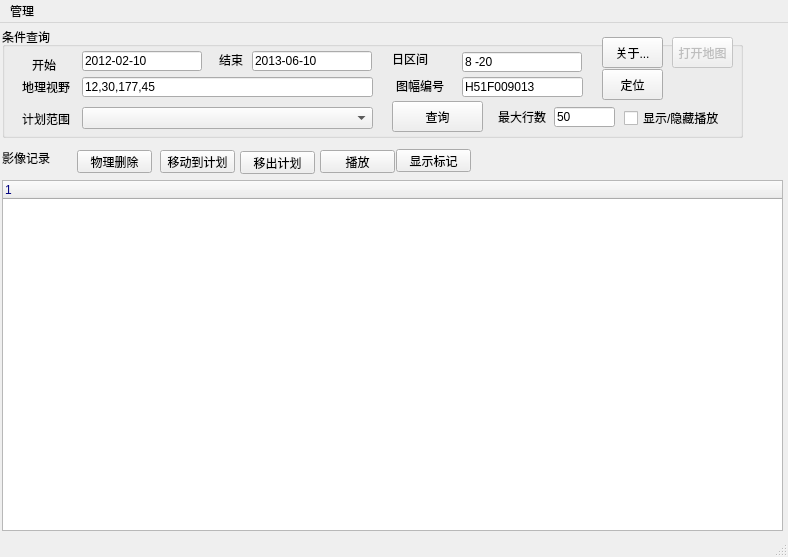
<?xml version="1.0" encoding="UTF-8"?>
<ui version="4.0">
 <class>MainWindow</class>
 <widget class="QMainWindow" name="MainWindow">
  <property name="geometry">
   <rect>
    <x>0</x>
    <y>0</y>
    <width>788</width>
    <height>557</height>
   </rect>
  </property>
  <property name="windowTitle">
   <string>影像控制台 v0.2.0  Fks(F8,F9,F10)</string>
  </property>
  <widget class="QWidget" name="centralwidget">
   <widget class="QGroupBox" name="groupBox">
    <property name="geometry">
     <rect>
      <x>2</x>
      <y>4</y>
      <width>741</width>
      <height>111</height>
     </rect>
    </property>
    <property name="title">
     <string>条件查询</string>
    </property>
    <widget class="QLineEdit" name="edtStart">
     <property name="geometry">
      <rect>
       <x>80</x>
       <y>24</y>
       <width>120</width>
       <height>20</height>
      </rect>
     </property>
     <property name="inputMask">
      <string>9999-99-99; </string>
     </property>
     <property name="text">
      <string>2012-02-10</string>
     </property>
    </widget>
    <widget class="QLineEdit" name="edtEnd">
     <property name="geometry">
      <rect>
       <x>250</x>
       <y>24</y>
       <width>120</width>
       <height>20</height>
      </rect>
     </property>
     <property name="inputMask">
      <string>9999-99-99; </string>
     </property>
     <property name="text">
      <string>2013-06-10</string>
     </property>
    </widget>
    <widget class="QLabel" name="label_5">
     <property name="geometry">
      <rect>
       <x>30</x>
       <y>30</y>
       <width>41</width>
       <height>16</height>
      </rect>
     </property>
     <property name="text">
      <string>开始</string>
     </property>
    </widget>
    <widget class="QLabel" name="label_6">
     <property name="geometry">
      <rect>
       <x>217</x>
       <y>25</y>
       <width>31</width>
       <height>16</height>
      </rect>
     </property>
     <property name="text">
      <string>结束</string>
     </property>
    </widget>
    <widget class="QLineEdit" name="edtDayHours">
     <property name="geometry">
      <rect>
       <x>460</x>
       <y>25</y>
       <width>120</width>
       <height>20</height>
      </rect>
     </property>
     <property name="inputMask">
      <string>99-99; </string>
     </property>
     <property name="text">
      <string>8-20</string>
     </property>
    </widget>
    <widget class="QLineEdit" name="edtGeoRect">
     <property name="geometry">
      <rect>
       <x>80</x>
       <y>50</y>
       <width>291</width>
       <height>20</height>
      </rect>
     </property>
     <property name="text">
      <string>12,30,177,45</string>
     </property>
    </widget>
    <widget class="QLabel" name="label_7">
     <property name="geometry">
      <rect>
       <x>20</x>
       <y>54</y>
       <width>54</width>
       <height>12</height>
      </rect>
     </property>
     <property name="text">
      <string>地理视野</string>
     </property>
    </widget>
    <widget class="QLabel" name="label_8">
     <property name="geometry">
      <rect>
       <x>390</x>
       <y>24</y>
       <width>61</width>
       <height>16</height>
      </rect>
     </property>
     <property name="text">
      <string>日区间</string>
     </property>
    </widget>
    <widget class="QPushButton" name="btnOpenMap">
     <property name="enabled">
      <bool>false</bool>
     </property>
     <property name="geometry">
      <rect>
       <x>670</x>
       <y>10</y>
       <width>61</width>
       <height>31</height>
      </rect>
     </property>
     <property name="text">
      <string>打开地图</string>
     </property>
    </widget>
    <widget class="QPushButton" name="btnAbout">
     <property name="geometry">
      <rect>
       <x>600</x>
       <y>10</y>
       <width>61</width>
       <height>31</height>
      </rect>
     </property>
     <property name="text">
      <string>关于...</string>
     </property>
    </widget>
    <widget class="QLabel" name="txtmess">
     <property name="geometry">
      <rect>
       <x>394</x>
       <y>51</y>
       <width>61</width>
       <height>16</height>
      </rect>
     </property>
     <property name="text">
      <string>图幅编号</string>
     </property>
    </widget>
    <widget class="QLineEdit" name="edtMessId">
     <property name="geometry">
      <rect>
       <x>460</x>
       <y>50</y>
       <width>121</width>
       <height>20</height>
      </rect>
     </property>
     <property name="text">
      <string>H51F009013</string>
     </property>
     <property name="frame">
      <bool>true</bool>
     </property>
    </widget>
    <widget class="QPushButton" name="btnDoQuery">
     <property name="geometry">
      <rect>
       <x>390</x>
       <y>74</y>
       <width>91</width>
       <height>31</height>
      </rect>
     </property>
     <property name="styleSheet">
      <string notr="true"/>
     </property>
     <property name="text">
      <string>查询</string>
     </property>
    </widget>
    <widget class="QComboBox" name="cbxImageSet">
     <property name="geometry">
      <rect>
       <x>80</x>
       <y>80</y>
       <width>291</width>
       <height>22</height>
      </rect>
     </property>
    </widget>
    <widget class="QLabel" name="label_2">
     <property name="geometry">
      <rect>
       <x>20</x>
       <y>82</y>
       <width>51</width>
       <height>20</height>
      </rect>
     </property>
     <property name="text">
      <string>计划范围</string>
     </property>
    </widget>
    <widget class="QPushButton" name="btnSetMessRect">
     <property name="geometry">
      <rect>
       <x>600</x>
       <y>42</y>
       <width>61</width>
       <height>31</height>
      </rect>
     </property>
     <property name="text">
      <string>定位</string>
     </property>
    </widget>
    <widget class="QLineEdit" name="edtMaxLines">
     <property name="geometry">
      <rect>
       <x>552</x>
       <y>80</y>
       <width>61</width>
       <height>20</height>
      </rect>
     </property>
     <property name="inputMask">
      <string>9999; </string>
     </property>
     <property name="text">
      <string>50</string>
     </property>
    </widget>
    <widget class="QLabel" name="label_3">
     <property name="geometry">
      <rect>
       <x>496</x>
       <y>84</y>
       <width>54</width>
       <height>12</height>
      </rect>
     </property>
     <property name="text">
      <string>最大行数</string>
     </property>
    </widget>
   </widget>
   <widget class="QTreeWidget" name="listRecords">
    <property name="geometry">
     <rect>
      <x>2</x>
      <y>157</y>
      <width>781</width>
      <height>351</height>
     </rect>
    </property>
    <property name="styleSheet">
     <string notr="true">font: 11pt &quot;微软雅黑&quot;;
color: rgb(0, 0, 127);
</string>
    </property>
    <column>
     <property name="text">
      <string notr="true">1</string>
     </property>
    </column>
   </widget>
   <widget class="QCheckBox" name="ckShowPlayWnd">
    <property name="geometry">
     <rect>
      <x>624</x>
      <y>87</y>
      <width>121</width>
      <height>16</height>
     </rect>
    </property>
    <property name="text">
     <string>显示/隐藏播放</string>
    </property>
   </widget>
   <widget class="QLabel" name="label">
    <property name="geometry">
     <rect>
      <x>2</x>
      <y>127</y>
      <width>91</width>
      <height>16</height>
     </rect>
    </property>
    <property name="text">
     <string>影像记录</string>
    </property>
   </widget>
   <widget class="QPushButton" name="btnRemove">
    <property name="geometry">
     <rect>
      <x>77</x>
      <y>127</y>
      <width>75</width>
      <height>23</height>
     </rect>
    </property>
    <property name="text">
     <string>物理删除</string>
    </property>
   </widget>
   <widget class="QPushButton" name="btnShowTags">
    <property name="geometry">
     <rect>
      <x>396</x>
      <y>126</y>
      <width>75</width>
      <height>23</height>
     </rect>
    </property>
    <property name="text">
     <string>显示标记</string>
    </property>
   </widget>
   <widget class="QPushButton" name="btnMoveToTask">
    <property name="geometry">
     <rect>
      <x>160</x>
      <y>127</y>
      <width>75</width>
      <height>23</height>
     </rect>
    </property>
    <property name="text">
     <string>移动到计划</string>
    </property>
   </widget>
   <widget class="QPushButton" name="btnImagePlay">
    <property name="geometry">
     <rect>
      <x>320</x>
      <y>127</y>
      <width>75</width>
      <height>23</height>
     </rect>
    </property>
    <property name="text">
     <string>播放</string>
    </property>
   </widget>
   <widget class="QPushButton" name="btnRemoveFromTask">
    <property name="geometry">
     <rect>
      <x>240</x>
      <y>128</y>
      <width>75</width>
      <height>23</height>
     </rect>
    </property>
    <property name="text">
     <string>移出计划</string>
    </property>
   </widget>
  </widget>
  <widget class="QMenuBar" name="menubar">
   <property name="geometry">
    <rect>
     <x>0</x>
     <y>0</y>
     <width>788</width>
     <height>23</height>
    </rect>
   </property>
   <widget class="QMenu" name="menuCcj">
    <property name="title">
     <string>管理</string>
    </property>
    <addaction name="miUserMgr"/>
    <addaction name="miTask"/>
    <addaction name="miServerStatus"/>
    <addaction name="miChangePwd"/>
    <addaction name="separator"/>
    <addaction name="miExit"/>
   </widget>
   <addaction name="menuCcj"/>
  </widget>
  <widget class="QStatusBar" name="statusbar"/>
  <action name="miUserMgr">
   <property name="text">
    <string>用户管理</string>
   </property>
  </action>
  <action name="miTask">
   <property name="text">
    <string>计划任务</string>
   </property>
  </action>
  <action name="miServerStatus">
   <property name="text">
    <string>服务器状态</string>
   </property>
  </action>
  <action name="miChangePwd">
   <property name="text">
    <string>更改用户密码</string>
   </property>
  </action>
  <action name="miExit">
   <property name="text">
    <string>系统退出</string>
   </property>
  </action>
 </widget>
 <resources/>
 <connections/>
</ui>
